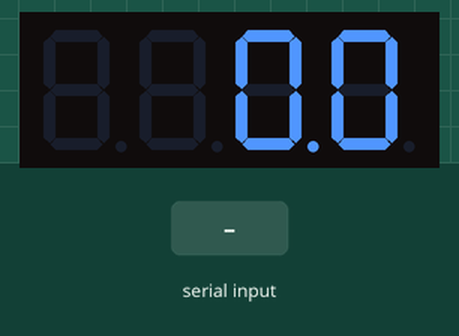
Recording of a sketch running on a simulated Arduino Uno, built with avr-gcc and run on an emulated ATmega328P. Parts: 4-digit seven-segment display. The inputs (shaded band) are chosen by the test bench. What the sketch prints to the serial monitor is not drawn.

Above: at 1.2 s.
1.3 s: "90,45\n" received over Serial
At 2.1 s:
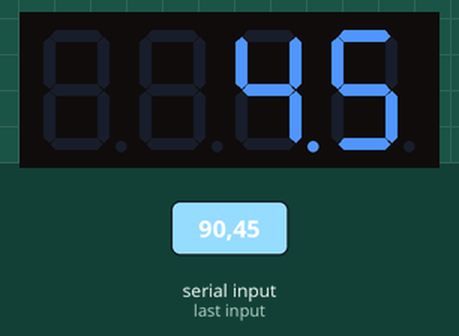
2.8 s: "30,150\n" received over Serial
At 3.4 s:
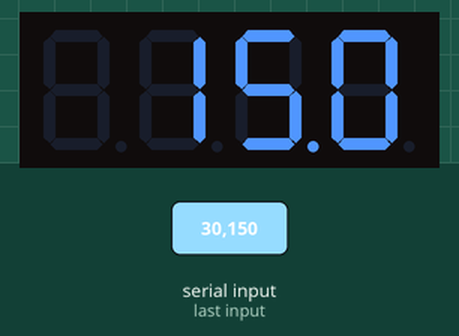
Timing chart, 0 to 5.8 s (numbered marks = the images above; inputs shaded):
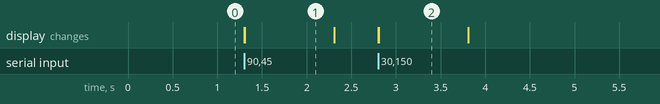

The sketch:

4digit_7segment_user_input.ino
```cpp
#include "SevSeg.h"
SevSeg sevseg;


int d1Pin = 13;
int d2Pin = 12;
int d3Pin = 11;
int d4Pin = 10;
int aPin = 9;
int bPin = 8;
int cPin = 7;
int dPin = 6;
int ePin = 5;
int fPin = 4;
int gPin = 3;
int dpPin = 2;

int val = 0;

void setup() {
  byte Digits = 4;
  byte DPins[] = {d1Pin, d2Pin, d3Pin, d4Pin};
  byte SPins[] = {aPin, bPin, cPin, dPin, ePin, fPin, gPin, dpPin};
  byte type = COMMON_ANODE;
  bool res = false;
  bool delayup = false;
  bool leadZero = false;
  bool decimal = false;
  Serial.begin(9600);

  sevseg.begin( type, Digits, DPins, SPins, res, delayup, leadZero, decimal);
  sevseg.setBrightness(0);
  sevseg.setNumber(val, 1);
}

void loop() {
  Serial.print("Enter a Number: ");
  while(Serial.available() == 0){
    sevseg.refreshDisplay();
  }
  val = Serial.parseInt();
  sevseg.setNumber(val, 1);
  Serial.println(val);
  sevseg.refreshDisplay();
}
```

Measured:
- after the input at 1.3 s, the display: first changes at once (image 1 shows a later state)
- after the input at 2.8 s, the display: first changes at once (image 2 shows a later state)
- what the display in image 1 shows lasts 1.0 s, from 1.3 s to 2.3 s
